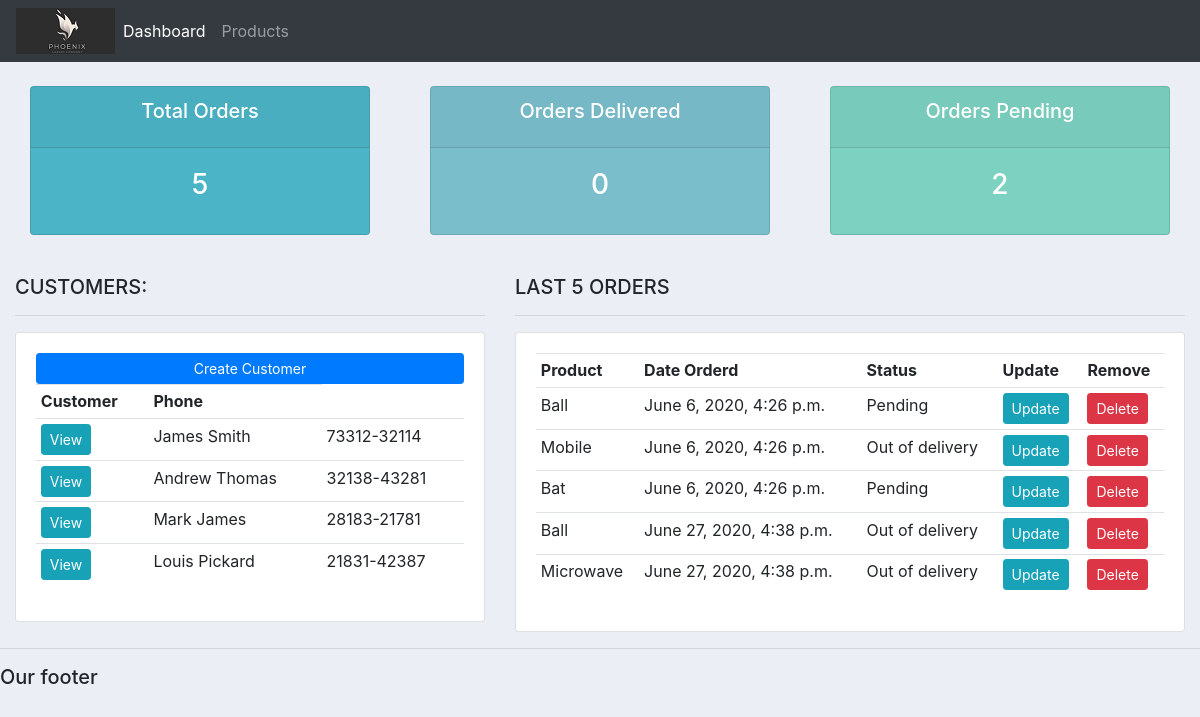
Before: / with the older database file.
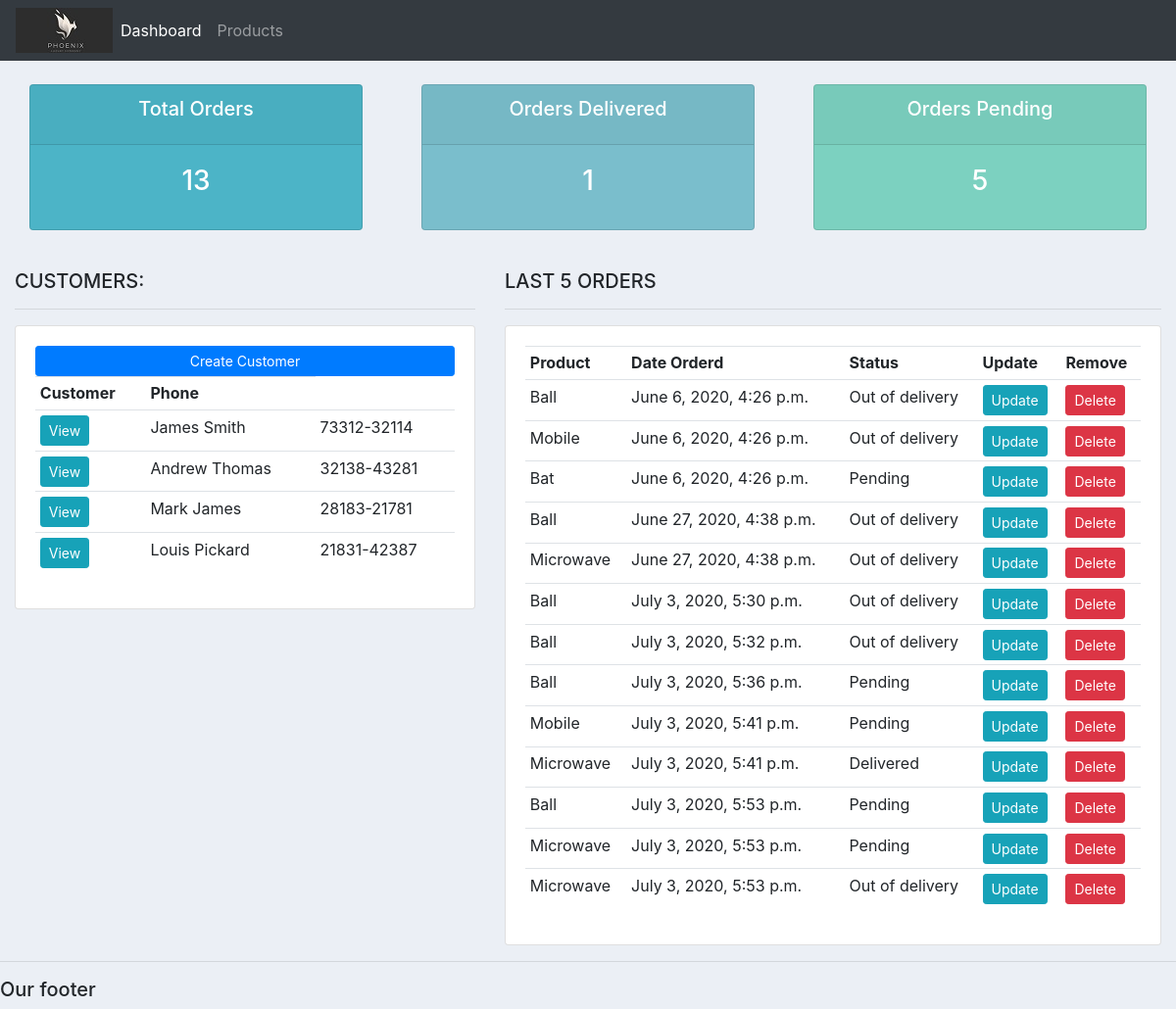
After: the same page with the newer database file.
### accounts/models.py (models this page shows, shortened)
class Customer(models.Model):
	name = models.CharField(max_length = 200, null=True)
	phone = models.CharField(max_length = 200, null=True)
	email = models.CharField(max_length = 200, null=True)
	date_create = models.DateTimeField(auto_now_add=True, null=True)

class order(models.Model):
	STATUS = (
		('Pending', 'Pending'),
		('Out of delivery', 'Out of delivery'),
		('Delivered', 'Delivered'),
		)
	customer = models.ForeignKey(Customer, null=True, on_delete = models.SET_NULL)
	product = models.ForeignKey(Product, null=True, on_delete = models.SET_NULL)
	date_created = models.DateTimeField(auto_now_add=True, null=True)
	status = models.CharField(max_length=200, null=True, choices=STATUS)

class Product(models.Model):
	CATAGORY = (
			('Indoor', 'Indoor'),
			('Out door', 'Out door'),
		)
	name = models.CharField(max_length = 200, null=True)
	price = models.FloatField(null=True)
	category = models.CharField(max_length = 200, null=True, choices = CATAGORY)
	description = models.CharField(max_length = 200, null=True, blank=True)
	date_created = models.DateTimeField(auto_now_add=True, null=True)
	tags =models.ManyToManyField(Tag)
	def __str__(self):
		return self.name

### accounts/views.py (the view)
# urls.py: path('', views.home, name='home'),
def home(request):
	orders = order.objects.all()
	customers = Customer.objects.all()
	total_customers = customers.count()
	total_orders = order.objects.all().count()
	delivered = orders.filter(status='Delivered').count()
	pending = orders.filter(status='Pending').count()
	context = {
		'orders': orders,
		'customers': customers,
		'total_customers': total_customers,
		'total_orders': total_orders,
		'delivered': delivered,
		'pending': pending
	}
	return render(request,'accounts/dashboard.html', context)

### accounts/templates/accounts/dashboard.html
{% extends 'accounts/main.html' %}
{% block content %}
{% include 'accounts/status.html' %}
<br>
<div class="row">
	<div class="col-md-5">
		<h5>CUSTOMERS:</h5>
		<hr>
		<div class="card card-body">
			<a class="btn btn-primary  btn-sm btn-block" href="">Create Customer</a>
			<table class="table table-sm">
				<tr>
					<th>Customer</th>
					<th>Phone</th>
				</tr>
				{% for customer in customers %}
					<tr>
						<td><a class="btn btn-sm btn-info" href="{% url 'customer' customer.id %}">View</a></td>
						<td>{{customer.name}}</td>
						<td>{{customer.phone}}</td>
					</tr>
				{% endfor %}
			</table>
		</div>
	</div>
	<div class="col-md-7">
		<h5>LAST 5 ORDERS</h5>
		<hr>
		<div class="card card-body">
			<table class="table table-sm">
				<tr>
					<th>Product</th>
					<th>Date Orderd</th>
					<th>Status</th>
					<th>Update</th>
					<th>Remove</th>
				</tr>
				{% for order in orders %}
					<tr>
						<td>{{order.product}}</td>
						<td>{{order.date_created}}</td>
						<td>{{order.status}}</td>
						<td><a class="btn btn-sm btn-info" href="{% url 'update_order' order.id %}">Update</a></td>
						<td><a class="btn btn-sm btn-danger" href="{% url 'delete_order' order.id %}">Delete</a></td>
					</tr>
				{% endfor %}
			</table>
		</div>
	</div>
</div>
{% endblock %}

### accounts/templates/accounts/navbar.html (shortened to what this page needs)
{% load static %}
<nav class="navbar navbar-expand-lg navbar-dark bg-dark">
 <img src="{% static 'images/logo.jpg' %}">
  <div class="collapse navbar-collapse" id="navbarNav">
    <ul class="navbar-nav">
      <li class="nav-item active">
        <a class="nav-link" href="{% url 'home' %}">Dashboard</a>
      </li>
      <li class="nav-item">
        <a class="nav-link" href="{% url 'products' %}">Products</a>
      </li>
    </ul>
  </div>
</nav>

### accounts/templates/accounts/status.html
<br>
<div class="row">
	<div class="col">
		<div class="col-md">
			<div class="card text-center text-white  mb-3" id="total-orders">
			  	<div class="card-header">
			  		<h5 class="card-title">Total Orders</h5>
			  	</div>
			  	<div class="card-body">
			    	<h3 class="card-title">{{ total_orders }}</h3>
			  	</div>
			</div>
		</div>
	</div>
	<div class="col">
		<div class="col-md">
			<div class="card text-center text-white  mb-3" id="orders-delivered">
			  	<div class="card-header">
			  		<h5 class="card-title">Orders Delivered</h5>
			  	</div>
			  	<div class="card-body">
			    	<h3 class="card-title">{{ delivered }}</h3>
			  	</div>
			</div>
		</div>
	</div>
	<div class="col">
		<div class="col-md">
			<div class="card text-center text-white  mb-3" id="orders-pending">
			  	<div class="card-header">
			  		<h5 class="card-title">Orders Pending</h5>
			  	</div>
			  	<div class="card-body">
			    	<h3 class="card-title">{{ pending }}</h3>
			  	</div>
			</div>
		</div>
	</div>
</div>

### static/css/main.css (style rules this page uses)
body { background-color: #ebeff5; }
#total-orders { background-color: #4cb4c7; }
#orders-delivered { background-color: #7abecc; }
#orders-pending { background-color: #7CD1C0; }

Changed rows visible on the page:
changed order (number 1 of 13 on the later page): status "Pending" → "Out of delivery"
added order: product "Ball", date_created "July 3, 2020, 5:30 p.m.", status "Out of delivery"
added order: product "Ball", date_created "July 3, 2020, 5:32 p.m.", status "Out of delivery"
added order: product "Ball", date_created "July 3, 2020, 5:36 p.m.", status "Pending"
added order: product "Mobile", date_created "July 3, 2020, 5:41 p.m.", status "Pending"
added order: product "Microwave", date_created "July 3, 2020, 5:41 p.m.", status "Delivered"
added order: product "Ball", date_created "July 3, 2020, 5:53 p.m.", status "Pending"
added order: product "Microwave", date_created "July 3, 2020, 5:53 p.m.", status "Pending"
added order: product "Microwave", date_created "July 3, 2020, 5:53 p.m.", status "Out of delivery"
Other visible differences:
{{ total_orders }}: "5" → "13"
{{ delivered }}: "0" → "1"
{{ pending }}: "2" → "5"
